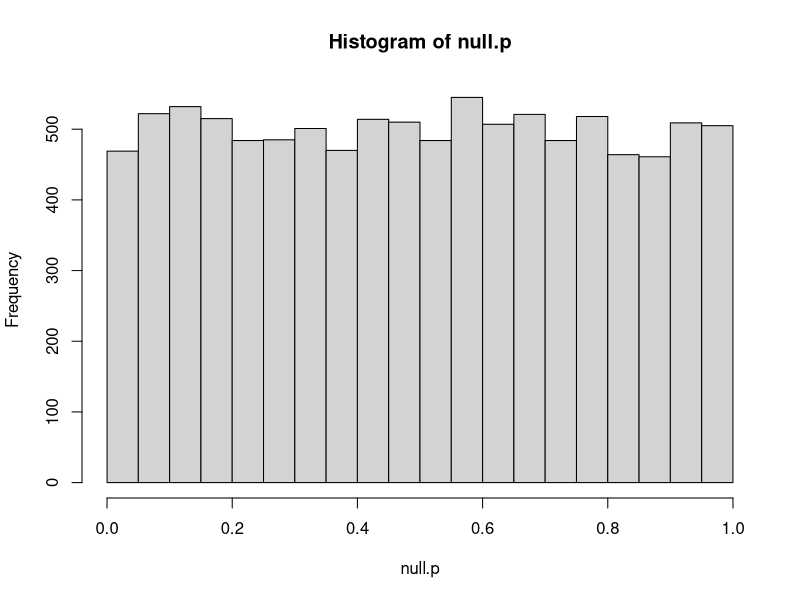
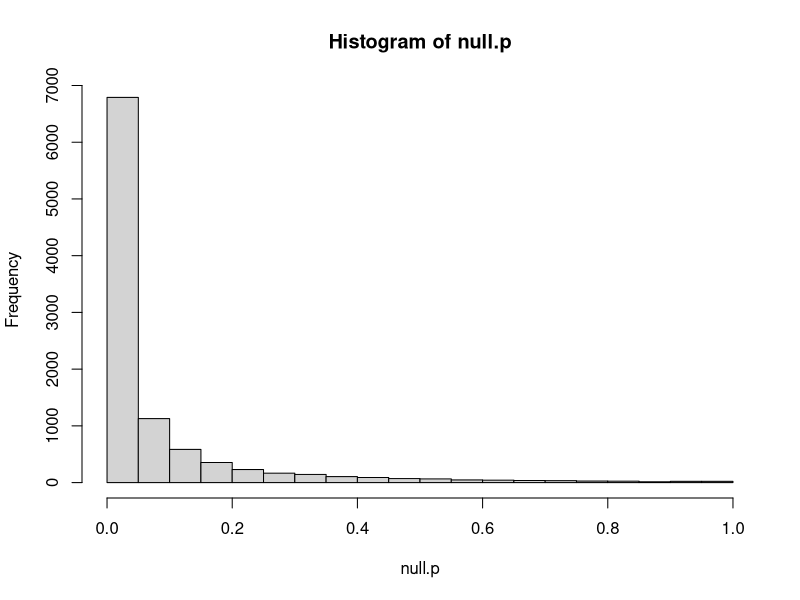
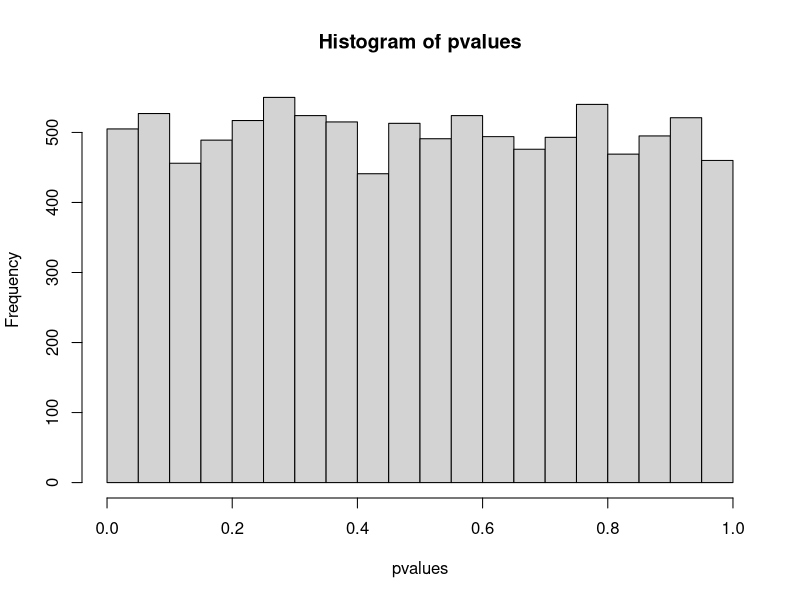
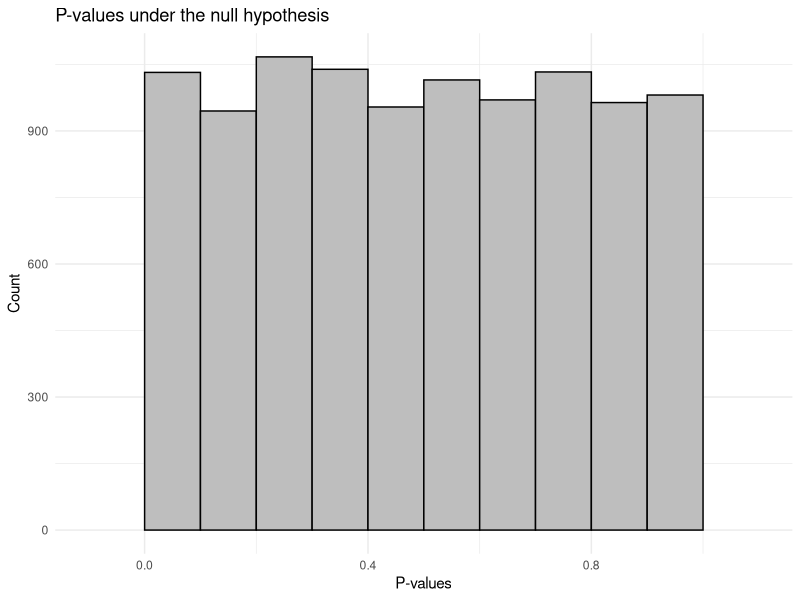

The R script that drew these images, in order:
## ---- chunk 1
library(tidyverse)
## ---- chunk 2
mu <- 4
sigma <- 2
n <- 25
nsim <- 10000
null.p <- numeric(nsim)

for (i in 1:nsim)
{
  datasim <- rnorm(n, mu, sigma) 
  tt <- t.test(datasim, mu=4)
  null.p[i] <- tt$p.value
}

hist(null.p) 
sum(null.p < 0.05) / nsim # examine other values for properties of a uniform distribution
## ---- chunk 3
mu <- 5
sigma <- 2
n <- 25
nsim <- 10000
null.p <- numeric(nsim)

for (i in 1:nsim)
{
  datasim <- rnorm(n, mu, sigma) 
  tt <- t.test(datasim, mu=4)
  null.p[i] <- tt$p.value
}

hist(null.p) 
sum(null.p < 0.05) / nsim # examine other values for properties of a uniform distribution
## ---- chunk 4
mu1 <- 4
sigma1 <- 2
mu2 <- 4
sigma2 <- 2
n1 <- 25
n2 <- 25
nsim <- 10000
pvalues <- numeric(nsim)

for (i in 1:nsim)
{
  x1 <- rnorm(n1, mu1, sigma1) 
  x2 <- rnorm(n2, mu2, sigma2)
  pvalues[i] <- t.test(x1, x2)$p.value
}

hist(pvalues)

sum(pvalues < 0.05)/nsim

ggplot() + 
  geom_histogram(aes(pvalues), breaks=seq(0, 1, by = .1), 
                 col="black", 
                 fill="grey") + 
  labs(title="P-values under the null hypothesis") +
  labs(x="P-values", y="Count") + 
  xlim(c(-.1,1.1)) + 
  theme_minimal()
